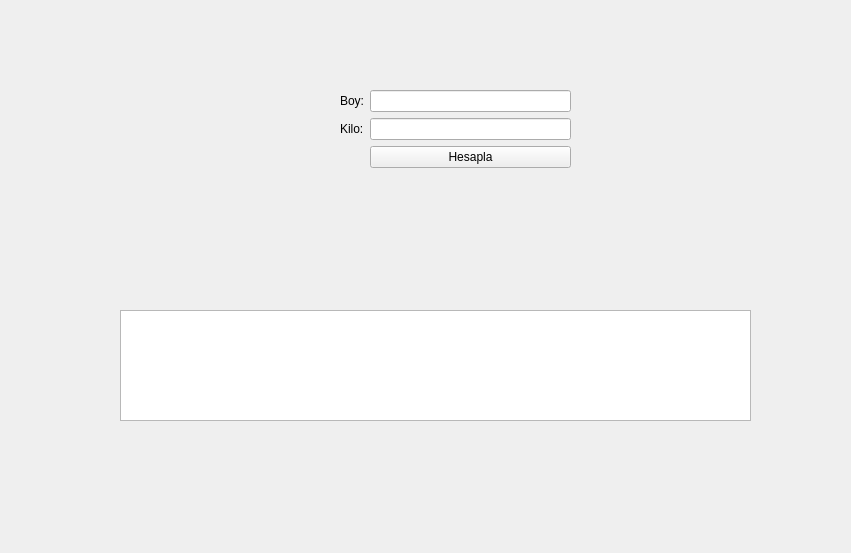
<?xml version="1.0" encoding="UTF-8"?>
<ui version="4.0">
 <class>Form</class>
 <widget class="QWidget" name="Form">
  <property name="geometry">
   <rect>
    <x>0</x>
    <y>0</y>
    <width>851</width>
    <height>553</height>
   </rect>
  </property>
  <property name="windowTitle">
   <string>VKİ</string>
  </property>
  <widget class="QWidget" name="formLayoutWidget">
   <property name="geometry">
    <rect>
     <x>340</x>
     <y>90</y>
     <width>231</width>
     <height>141</height>
    </rect>
   </property>
   <layout class="QFormLayout" name="formLayout">
    <item row="4" column="1">
     <widget class="QLineEdit" name="kilo_bilgisi"/>
    </item>
    <item row="5" column="1">
     <widget class="QPushButton" name="hesapla">
      <property name="text">
       <string>Hesapla</string>
      </property>
     </widget>
    </item>
    <item row="3" column="1">
     <widget class="QLineEdit" name="boy_bilgisi"/>
    </item>
    <item row="4" column="0">
     <widget class="QLabel" name="kiloLabel">
      <property name="text">
       <string>Kilo:</string>
      </property>
     </widget>
    </item>
    <item row="3" column="0">
     <widget class="QLabel" name="boyLabel">
      <property name="text">
       <string>Boy:</string>
      </property>
     </widget>
    </item>
   </layout>
  </widget>
  <widget class="QLabel" name="sonuc">
   <property name="geometry">
    <rect>
     <x>340</x>
     <y>240</y>
     <width>101</width>
     <height>41</height>
    </rect>
   </property>
   <property name="font">
    <font>
     <pointsize>14</pointsize>
     <weight>75</weight>
     <bold>true</bold>
    </font>
   </property>
   <property name="text">
    <string/>
   </property>
  </widget>
  <widget class="QLabel" name="durum">
   <property name="geometry">
    <rect>
     <x>450</x>
     <y>250</y>
     <width>141</width>
     <height>21</height>
    </rect>
   </property>
   <property name="font">
    <font>
     <pointsize>12</pointsize>
     <weight>75</weight>
     <bold>true</bold>
    </font>
   </property>
   <property name="text">
    <string/>
   </property>
  </widget>
  <widget class="QTextBrowser" name="degerlendirme">
   <property name="geometry">
    <rect>
     <x>120</x>
     <y>310</y>
     <width>631</width>
     <height>111</height>
    </rect>
   </property>
   <property name="font">
    <font>
     <pointsize>10</pointsize>
     <italic>false</italic>
    </font>
   </property>
   <property name="html">
    <string>&lt;!DOCTYPE HTML PUBLIC &quot;-//W3C//DTD HTML 4.0//EN&quot; &quot;http://www.w3.org/TR/REC-html40/strict.dtd&quot;&gt;
&lt;html&gt;&lt;head&gt;&lt;meta name=&quot;qrichtext&quot; content=&quot;1&quot; /&gt;&lt;style type=&quot;text/css&quot;&gt;
p, li { white-space: pre-wrap; }
&lt;/style&gt;&lt;/head&gt;&lt;body style=&quot; font-family:'MS Shell Dlg 2'; font-size:10pt; font-weight:400; font-style:normal;&quot;&gt;
&lt;p align=&quot;center&quot; style=&quot;-qt-paragraph-type:empty; margin-top:0px; margin-bottom:0px; margin-left:0px; margin-right:0px; -qt-block-indent:0; text-indent:0px;&quot;&gt;&lt;br /&gt;&lt;/p&gt;&lt;/body&gt;&lt;/html&gt;</string>
   </property>
  </widget>
 </widget>
 <resources/>
 <connections/>
</ui>
